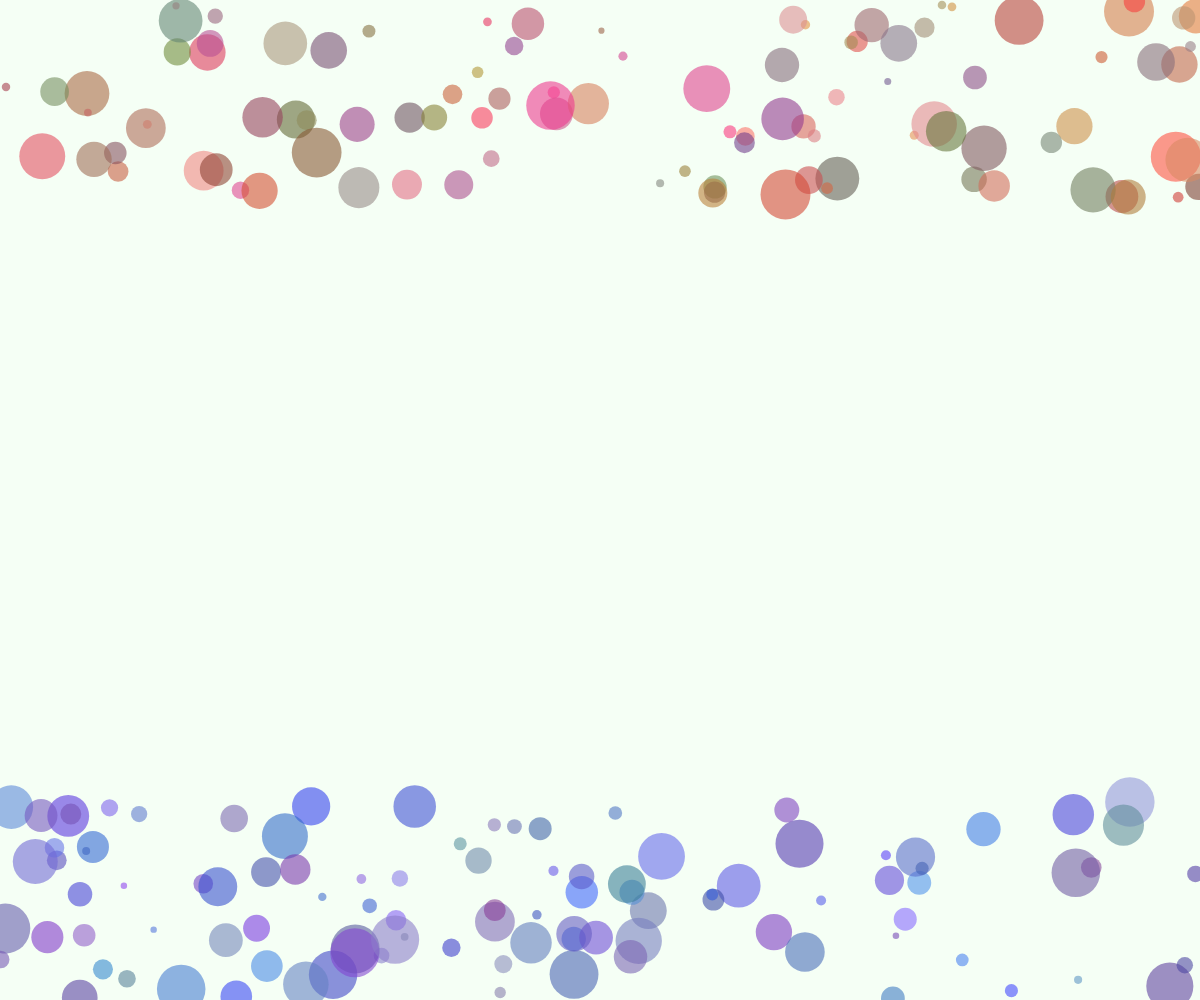
Frame 1 (no input)
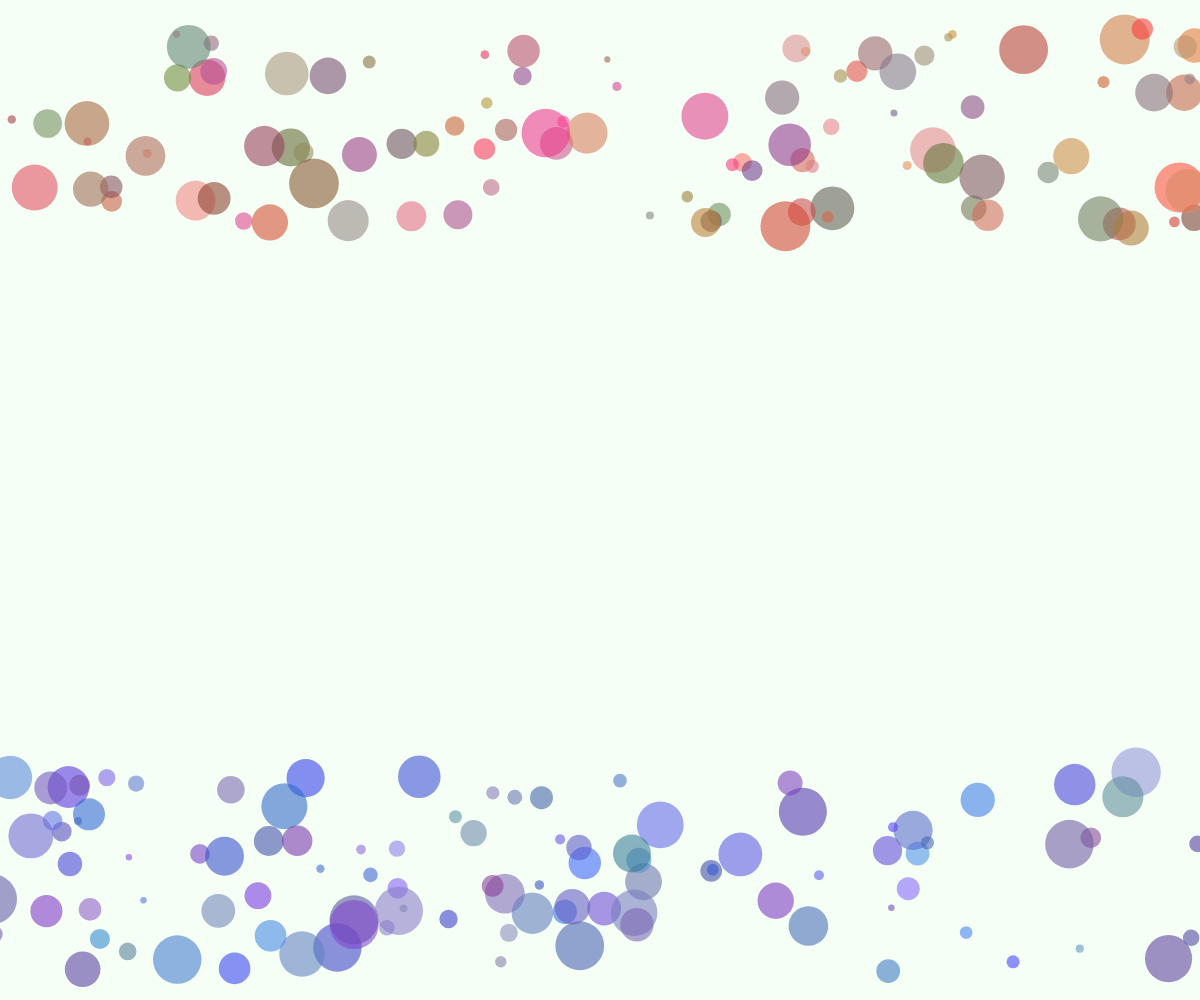
Frame 60 (no input)
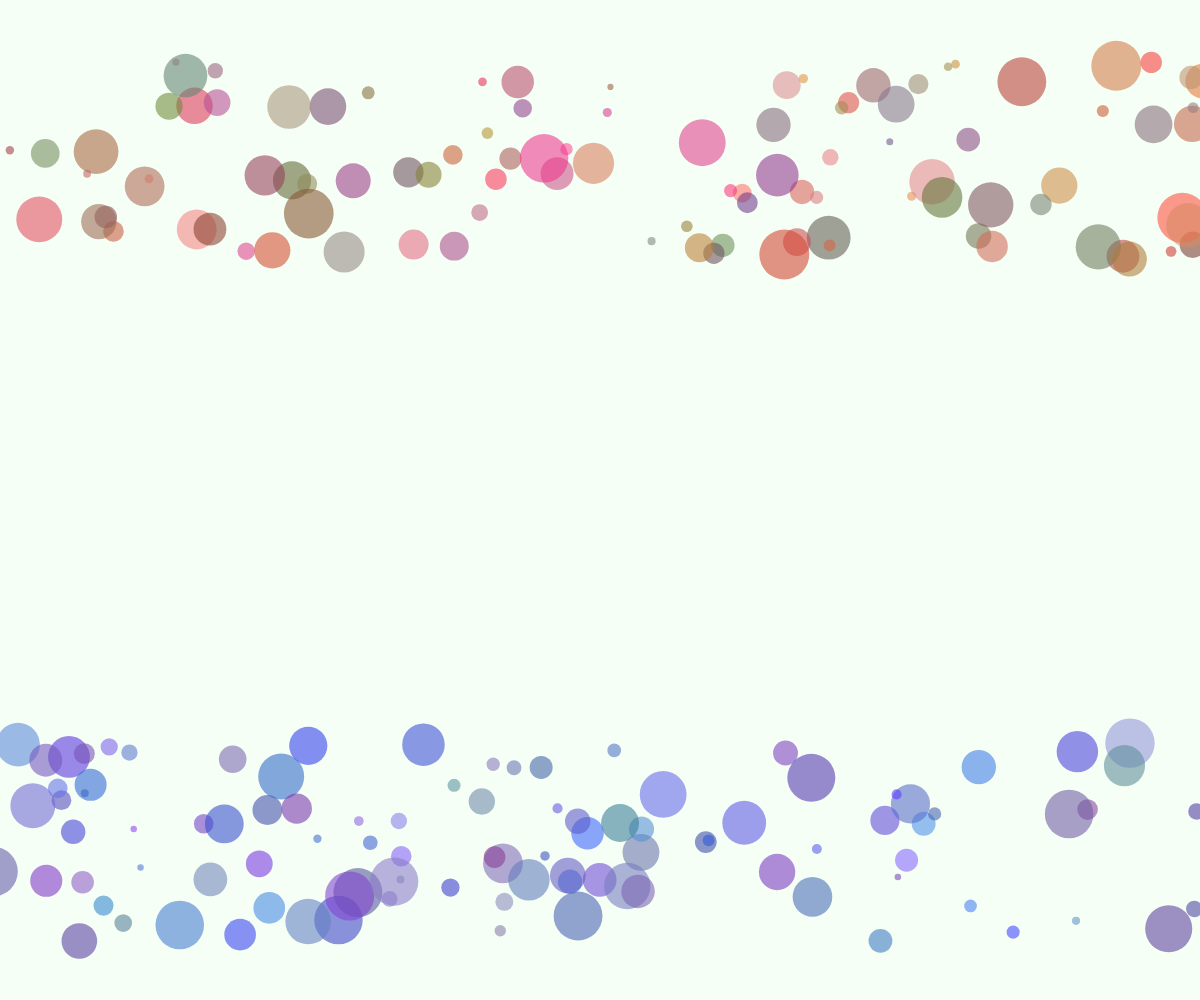
Frame 120 (the mouse pressed at the canvas centre since frame 60)

The p5.js sketch that drew these frames (run headless with seeded random() and noise() and a simulated clock; from frame 60 on, the mouse is pressed at the canvas centre):

// p5.js sketch
// ── sketch.js
var backgroundColor;

const MIN_SIZE = 6;
const MAX_SIZE = 50;
const NUMBER_OF_ZOMBIES = 100;
const NUMBER_OF_HUMANS = 100;

var zombies;
var humans;

function setup() {
  createCanvas(windowWidth, windowHeight);
  backgroundColor = color(245, 255, 245);
  initializeZombies();
  initializeHumans();
}

function draw() {
  background(backgroundColor);
  noStroke();
  drawZombies();
  moveZombies();
  drawHumans();
  moveHumans();
}


function initializeZombies() {
  zombies = [];
  for (var i = 0; i < NUMBER_OF_ZOMBIES; ++i) {
    initializeZombie(i);
  }
}

function initializeZombie(index) {
  zombies[index] = {
    x: random(0, windowWidth),
    y: random(0, 200),
    speed: random(0.25, 3),
    size: random(MIN_SIZE, MAX_SIZE),
    color: color(random(100, 255), random(50, 150), random(50, 150), 150)
  };
}

function drawZombies() {
  for (var i = 0; i < NUMBER_OF_ZOMBIES; ++i) {
    drawZombie(zombies[i]);
  }
}

function drawZombie(zombie) {
  fill(zombie.color);
  ellipse(zombie.x, zombie.y, zombie.size, zombie.size);
}

function moveZombies() {
  for (var i = 0; i < NUMBER_OF_ZOMBIES; ++i){
    moveZombie(zombies[i]);
  }
}

function moveZombie(zombie) {
  zombie.y += random(1);
  zombie.x += random(-1, 1);
}

function initializeHumans() {
  humans = [];
  for (var i = 0; i < NUMBER_OF_HUMANS; ++i) {
    initializeHuman(i);
  }
}

function initializeHuman(index) {
  humans[index] = {
    x: random(0, windowWidth),
    y: random(windowHeight - 200, windowHeight),
    size: random(MIN_SIZE, MAX_SIZE),
    color: color(random(50, 150), random(50, 150), random(150, 255), 150)
  };
}

function drawHumans() {
  for (var i = 0; i < NUMBER_OF_HUMANS; ++i) {
    drawHuman(humans[i]); 
  }
}

function drawHuman(human) { 
  fill(human.color);
  ellipse(human.x, human.y, human.size, human.size);
}

function moveHumans() {
  for (var i = 0; i < NUMBER_OF_HUMANS; ++i){
    moveHuman(humans[i]);
  }
}

function moveHuman(human) {
  human.y -= random(1);
  human.x -= random(-1, 1);
}
